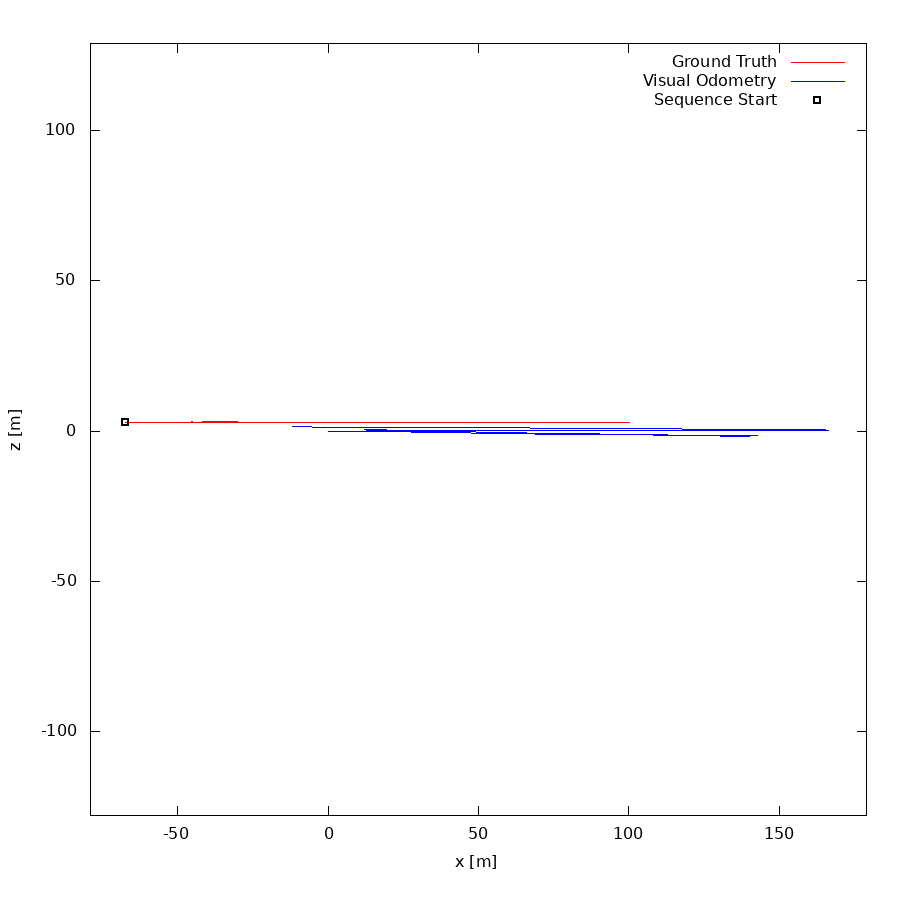

gnuplot code for this plot:
set term postscript eps enhanced color
set output "05.eps"
set size ratio -1
set xrange [-79:179]
set yrange [-128:129]
set xlabel "x [m]"
set ylabel "z [m]"
plot "05.txt" using 1:2 lc rgb "#FF0000" title 'Ground Truth' w lines,"05.txt" using 3:4 lc rgb "#0000FF" title 'Visual Odometry' w lines,"< head -1 05.txt" using 1:2 lc rgb "#000000" pt 4 ps 1 lw 2 title 'Sequence Start' w points
